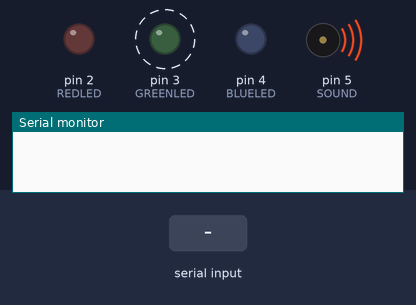
The sketch below on a simulated Arduino Uno, built with avr-gcc and run on an emulated ATmega328P. Shown: output pins drawn as LEDs (lit = HIGH), buzzer (waves = sounding), the last lines printed to the serial monitor. Dashed ring = blinking. The inputs (shaded band) are chosen by the test bench. Random numbers use the default seed unless the sketch sets one.

Above: at 0.1 s.
At 2.1 s:
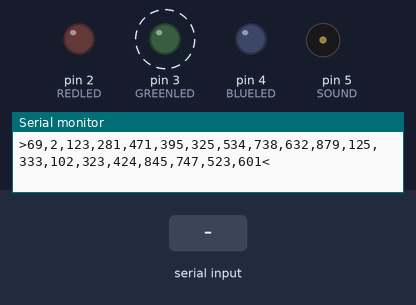
2.2 s: "0\n" received over Serial
5.2 s: "5\n" received over Serial
At 5.97 s:
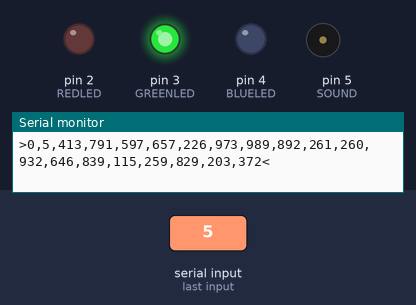
Timing chart, 0 to 14.2 s (numbered marks = the images above; inputs shaded):
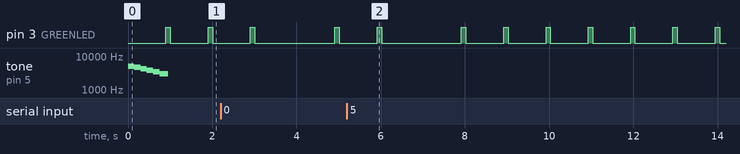

Measured:
- by itself, tone on pin 5 (SOUND): plays 5000 Hz for 0.15 s, 4600 Hz for 0.15 s, 4200 Hz for 0.15 s, 3800 Hz for 0.15 s, 3400 Hz for 0.15 s, 3000 Hz for 0.20 s

The sketch:

rs232.ino
```cpp
#define REDLED 2
#define GREENLED 3
#define BLUELED 4
#define SOUND 5

boolean stopit = false;

String readString;
String m = "69";
int z1;
int i;

void setup() {
  Serial.begin(38400);
  pinMode(REDLED,OUTPUT);
  pinMode(GREENLED,OUTPUT);
  pinMode(BLUELED,OUTPUT);
  digitalWrite(GREENLED,LOW);
  digitalWrite(REDLED,LOW);
  digitalWrite(BLUELED,LOW);
  tone(SOUND, 5000, 200);
  delay(150);
  tone(SOUND, 4600, 200);
  delay(150);
  tone(SOUND, 4200, 200);
  delay(150);
  tone(SOUND, 3800, 200);
  delay(150);
  tone(SOUND, 3400, 200);
  delay(150);
  tone(SOUND, 3000, 200);
  delay(150);
}

void loop() {

  if (Serial.available())  {

    char c = Serial.read();
    if (c == '\n') {
      stopit = true;
      if (stopit == true) {
        Serial.write("OK\r\n");
        //Serial.println(readString);
        z1 = readString.indexOf(',');
        m = readString.substring(0, z1);

        Serial.print("MODE=");
        Serial.println(m);

        Serial.println();

        if (m.toInt() == 0) {
          //0
          Serial.println("MODE 0");
        } else if (m.toInt() == 1) {
          //1
          Serial.println("MODE 1");
        } else if (m.toInt() == 2) {
          //2
          Serial.println("MODE 2");
        } else if (m.toInt() == 3) {
          //3
          Serial.println("MODE 3");
        } else if (m.toInt() == 4) {
          //4
          Serial.println("MODE 4");
        } else {
          Serial.println(">1,2,3,4,5,6,7,8,9,0<");
        }

        //m = "";

        delay(999);
      }
      readString = ""; //clears variable for new input
      stopit = false;
    } else {
      readString += c; //makes the string readString
    }

  }

  if (stopit == false) {
    i++;
    digitalWrite(GREENLED,HIGH);
    Serial.print(">");
    Serial.print(m);
    Serial.print(",");
    Serial.print(i);
    Serial.print(",");
    Serial.print(random(100,999));
    Serial.print(",");
    Serial.print(random(100,999));
    Serial.print(",");
    Serial.print(random(100,999));
    Serial.print(",");
    Serial.print(random(100,999));
    Serial.print(",");
    Serial.print(random(100,999));
    Serial.print(",");
    Serial.print(random(100,999));
    Serial.print(",");
    Serial.print(random(100,999));
    Serial.print(",");
    Serial.print(random(100,999));
    Serial.print(",");
    Serial.print(random(100,999));
    Serial.print(",");
    Serial.print(random(100,999));
    Serial.print(",");
    Serial.print(random(100,999));
    Serial.print(",");
    Serial.print(random(100,999));
    Serial.print(",");
    Serial.print(random(100,999));
    Serial.print(",");
    Serial.print(random(100,999));
    Serial.print(",");
    Serial.print(random(100,999));
    Serial.print(",");
    Serial.print(random(100,999));
    Serial.print(",");
    Serial.print(random(100,999));
    Serial.print(",");
    Serial.print(random(100,999));
    Serial.println("<");
    delay(99);
    digitalWrite(GREENLED,LOW);
    delay(900);
  }
}
```
